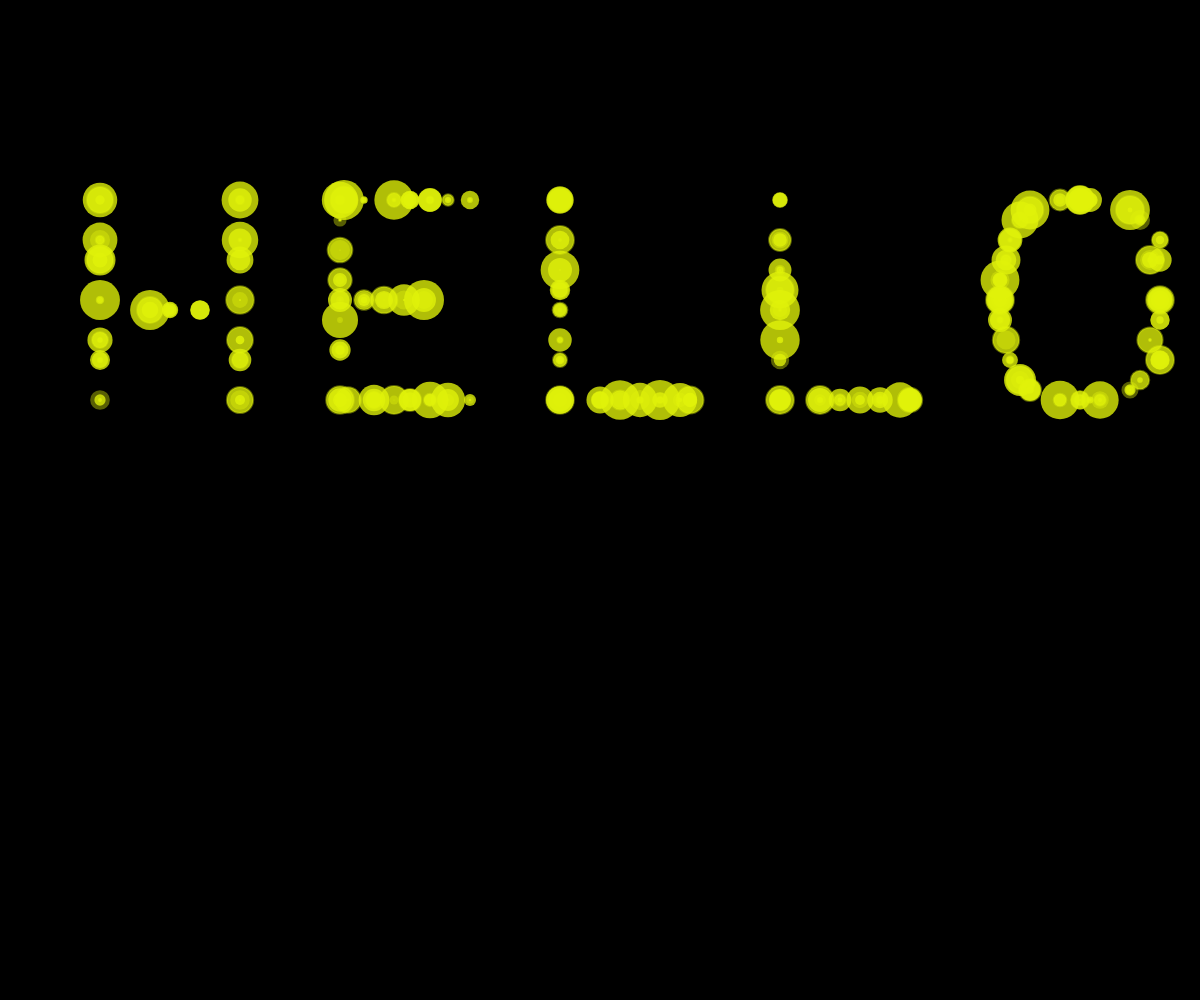
Frame 1 (no input)
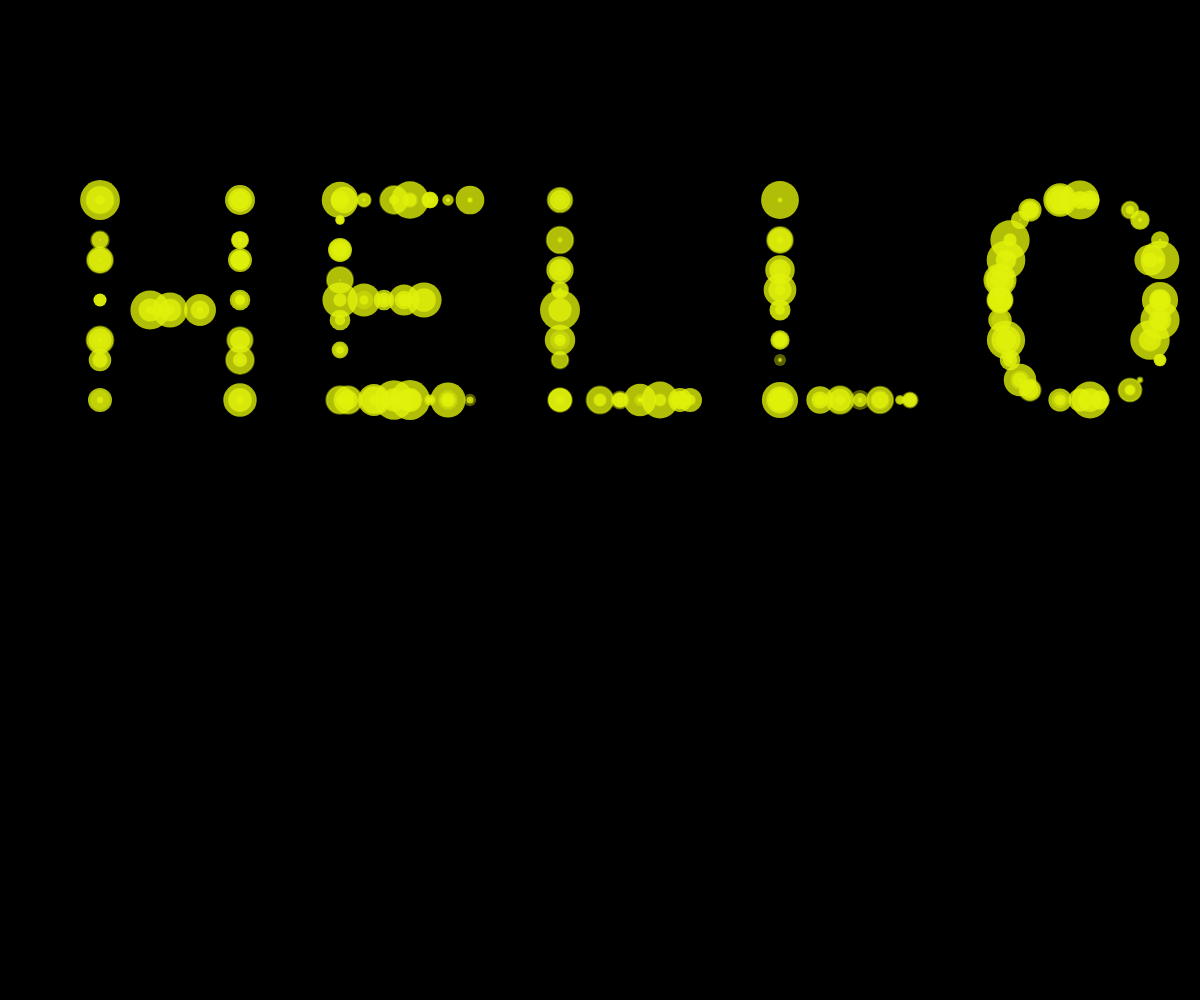
Frame 60 (no input)
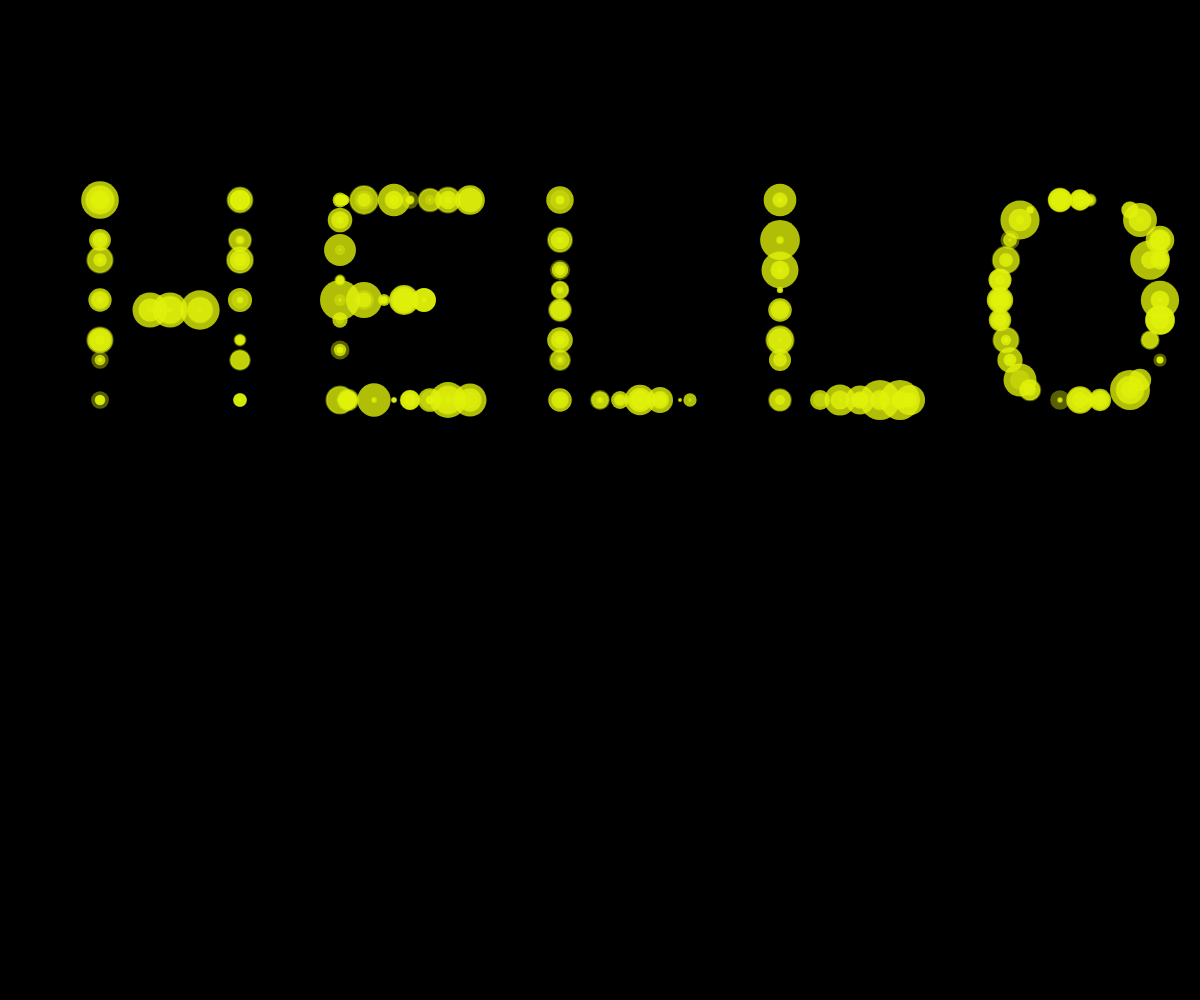
Frame 120 (the mouse pressed at the canvas centre since frame 60)

The p5.js sketch that drew these frames (run headless with seeded random() and noise() and a simulated clock; from frame 60 on, the mouse is pressed at the canvas centre):

// p5.js sketch
// ── sketch.js

// no need to change anything from here ... ----------------------

var letters = {};

var marginLeft = 50;
var marginTop = 100;
var textX = marginLeft;
var textY = 150;
var lineHeight = 150;
var typedText = "HELLO";

var r =  Math.floor(Math.random() * 250);
var g = Math.floor(Math.random() * 250);  
var b =  Math.floor(Math.random() * 250);

function setup() {
	createCanvas(windowWidth, windowHeight);
	initLetters();
	noFill();
	strokeWeight(0);
}

function draw() {
	background(0);
	scale(2);

	textX = marginLeft;
	textY = marginTop + 100;

	randomSeed(4);
	for (var i = 0; i < typedText.length; i++) {
		var c = typedText[i];
		if (letters[c]) {
			push();
			translate(textX, textY);
			var w = letters[c]();
			textX += w;
			pop();
		} else if (c == "\n") {
			textX = marginLeft;
			textY += lineHeight;
		}
	}

	//noLoop();
}

function keyTyped() {
    var k = key;
    if (!letters[k]) {
        k = k.toUpperCase();
    }
    if (letters[k]) {
         
        typedText += k;
    }

	//loop();
}

function keyPressed() {
	if (keyCode == RETURN) {
		typedText += "\n";
	}
	if (keyCode == BACKSPACE || keyCode == DELETE) {
		if (typedText.length > 0) typedText = typedText.slice(0, -1);
	
}

	//loop();
}
// ... to here -----------------------------------------------------


function initLetters() {
	// Add your calls to the letter functions here

	letters = {
		N: draw_N,
		O: draw_O,
		Q: draw_Q,
		U: draw_U,
       G: draw_G,
       H: draw_H,
       I: draw_I,
       J: draw_J,
       K: draw_K,
       L: draw_L,
       M: draw_M,
       S: draw_S,
       R: draw_R,	
		A: draw_A,
		W: draw_W,
       V: draw_V,
       B: draw_B,
       P: draw_P,
       C: draw_C,
       D: draw_D,
       T: draw_T,
		E: draw_E,
       F: draw_F,
       X: draw_X,
       Y: draw_Y,
       Z: draw_Z,
		
		" ": function() { return 30 },
	};
}



// A function for each letter

function draw_N() {
	
	//rect(-15,-100,80,100);
	
	specialEllipse(0,-100,30,30); //top left 
	specialEllipse(0,0,13,13); 
	specialEllipse(0,-5,15,15); //bottom left
	//specialEllipse(50,-100,30,30); //top right
	specialEllipse(50,-20,30,30); //bottom right
	specialEllipse(0,-30,25,25);
   specialEllipse(0,-20,25,25);
	specialEllipse(0,-40,15,15);
	specialEllipse(0,-50,20,20);
	specialEllipse(0,-70,10,10);
   specialEllipse(0,-80,10,10);
	specialEllipse(0,-90,15,15);
	
   specialEllipse(70,-100,10,10);
	specialEllipse(70,-85,20,20);
	specialEllipse(70,-70,18,18);
	specialEllipse(70,-60,11,11);
	specialEllipse(70,-50,15,15);
   specialEllipse(70,-30,15,15);
	specialEllipse(70,-20,25,25);
	specialEllipse(70,0,13,13);

	specialEllipse(50,-35,20,20);
	specialEllipse(33,-47,10,10);
	specialEllipse(28,-56,15,15);
	specialEllipse(23,-67,18,18);
	specialEllipse(18,-75,10,10);
	specialEllipse(15,-80,13,13);

	
	
	

	return 110;
}

function draw_O() {
	
	//rect(30,-100,80,100);
	
   specialEllipse(0, -50, 25);
   specialEllipse(0, -40, 25);
   specialEllipse(3, -30, 15);
   specialEllipse(5, -20, 30);
   specialEllipse(10, -10, 10);
   specialEllipse(15, -5, 20);
   specialEllipse(30, 0, 20);
   specialEllipse(45, 0, 30);

   specialEllipse(80, -50, 25);
   specialEllipse(80, -40, 25);
   specialEllipse(75, -30, 15);
   specialEllipse(80, -20, 30);
   specialEllipse(70, -10, 10);
   specialEllipse(65, -5, 20);
   specialEllipse(50, 0, 20);
   specialEllipse(40, 0, 30);


   specialEllipse(0, -50, 25);
   specialEllipse(0, -60, 25);
   specialEllipse(3, -70, 15);
   specialEllipse(5, -80, 30);
   specialEllipse(10, -90, 10);
   specialEllipse(15, -95, 20);
   specialEllipse(30, -100, 20);
   specialEllipse(45, -100, 30);

   specialEllipse(80, -50, 25);
   specialEllipse(80, -70, 25);
   specialEllipse(75, -70, 15);
   specialEllipse(80, -80, 30);
   specialEllipse(70, -90, 10);
   specialEllipse(65, -95, 20);
   specialEllipse(40, -100, 20);
   specialEllipse(40, -100, 30);


	return 130;
}
function draw_Q() {
	
	//rect(75,-100,80,100);
	
   specialEllipse(0, -50, 25);
   specialEllipse(0, -40, 25);
   specialEllipse(3, -30, 15);
   specialEllipse(5, -20, 30);
   specialEllipse(10, -10, 10);
   specialEllipse(15, -5, 20);
   specialEllipse(30, 0, 20);
   specialEllipse(45, 0, 30);

   specialEllipse(80, -50, 25);
   specialEllipse(80, -40, 25);
   specialEllipse(75, -30, 15);
   specialEllipse(80, -20, 30);
   specialEllipse(70, -10, 10);
   specialEllipse(65, -5, 20);
   specialEllipse(50, 0, 20);
   specialEllipse(40, 0, 30);


   specialEllipse(0, -50, 25);
   specialEllipse(0, -60, 25);
   specialEllipse(3, -70, 15);
   specialEllipse(5, -80, 30);
   specialEllipse(10, -90, 10);
   specialEllipse(15, -95, 20);
   specialEllipse(30, -100, 20);
   specialEllipse(45, -100, 30);

   specialEllipse(80, -50, 25);
   specialEllipse(80, -70, 25);
   specialEllipse(75, -70, 15);
   specialEllipse(80, -80, 30);
   specialEllipse(70, -90, 10);
   specialEllipse(65, -95, 20);
   specialEllipse(40, -100, 20);
   specialEllipse(40, -100, 30);

   specialEllipse(90, 0, 25);
   specialEllipse(80, -10, 15);
   specialEllipse(70, -20, 15);
	specialEllipse(60, -30, 10);
	

	

	return 130;
}

function draw_U() {
	
   specialEllipse(0, -50, 25);
   specialEllipse(0, -40, 25);
   specialEllipse(0, -60, 25);
   specialEllipse(0, -70, 25);
   specialEllipse(0, -80, 25);
   specialEllipse(0, -90, 25);
   specialEllipse(0, -95, 25);
   specialEllipse(0, -100, 25);
   specialEllipse(3, -30, 15);
   specialEllipse(5, -20, 30);
   specialEllipse(10, -10, 10);
   specialEllipse(15, -5, 20);
   specialEllipse(30, 0, 20);
   specialEllipse(45, 0, 30);

   specialEllipse(80, -50, 25);
   specialEllipse(80, -60, 25);
   specialEllipse(80, -70, 25);
   specialEllipse(80, -80, 25);
   specialEllipse(80, -90, 25);
   specialEllipse(80, -95, 25);
   specialEllipse(80, -100, 25);

   specialEllipse(75, -30, 15);
   specialEllipse(80, -20, 30);
   specialEllipse(70, -10, 10);
   specialEllipse(65, -5, 20);
   specialEllipse(50, 0, 20);
   specialEllipse(40, 0, 30);
	
	
	

	

	return 120;
}




function draw_G() {



   specialEllipse(0, -50, 25);
   specialEllipse(0, -40, 25);
   specialEllipse(3, -30, 15);
   specialEllipse(5, -20, 30);
   specialEllipse(10, -10, 10);
   specialEllipse(15, -5, 20);
   specialEllipse(30, 0, 20);
   specialEllipse(45, 0, 30);

   specialEllipse(80, -50, 25);
   specialEllipse(80, -40, 25);
   specialEllipse(75, -30, 15);
   specialEllipse(80, -20, 30);
   specialEllipse(70, -10, 10);
   specialEllipse(65, -5, 20);
   specialEllipse(50, 0, 20);
   specialEllipse(40, 0, 30);



   specialEllipse(75, -40, 20);
   specialEllipse(75, -50, 15);


   specialEllipse(0, -50, 25);
   specialEllipse(0, -60, 25);
   specialEllipse(3, -70, 15);
   specialEllipse(5, -80, 30);
   specialEllipse(10, -90, 10);
   specialEllipse(15, -95, 20);
   specialEllipse(30, -100, 20);
   specialEllipse(45, -100, 30);

   specialEllipse(75, -90, 20);
   specialEllipse(60, -100, 20);
   specialEllipse(45, -100, 30);

   specialEllipse(65, -50, 10);
   specialEllipse(75, -50, 15);
   specialEllipse(60, -50, 10);




       return 130;
}


function draw_H() {


   specialEllipse(0, 0, 20);
   specialEllipse(0, -30, 25);
   specialEllipse(0, -20, 25);
   specialEllipse(0, -50, 15);
   specialEllipse(0, -70, 20);
   specialEllipse(0, -80, 20);
   specialEllipse(0, -100, 30);
   specialEllipse(25, -45, 25);
   specialEllipse(35, -45, 10);

   specialEllipse(70, 0, 20);
   specialEllipse(70, -30, 25);
   specialEllipse(70, -20, 25);
   specialEllipse(70, -50, 25);
   specialEllipse(70, -70, 30);
   specialEllipse(70, -80, 30);

   specialEllipse(50, -45, 25);
   specialEllipse(70, -100, 15);


       return 120;
}


function draw_I() {


   specialEllipse(0, 0, 20);
   specialEllipse(0, -30, 25);
   specialEllipse(0, -20, 25);
   specialEllipse(0, -45, 15);
   specialEllipse(0, -60, 20);
   specialEllipse(0, -80, 20);
   specialEllipse(0, -100, 30);


       return 50;

}

function draw_J() {


   specialEllipse(60, -80, 30);
   specialEllipse(60, -30, 25);
   specialEllipse(60, -100, 20);
   specialEllipse(60, -70, 20);
   specialEllipse(60, -60, 20);
   specialEllipse(60, -50, 20);
   specialEllipse(50, -10, 30);
   specialEllipse(30, 0, 20);
   specialEllipse(0, -50, 10);
   specialEllipse(0, -25, 15);
   specialEllipse(0, -35, 25);
   specialEllipse(10, -15, 15);


       return 110;

}
function draw_K() {


   specialEllipse(15, -45, 20);
   specialEllipse(30, -55, 25);
   specialEllipse(40, -65, 10);
   specialEllipse(50, -75, 20);
   specialEllipse(70, -100, 20);
   specialEllipse(60, -90, 20);
   specialEllipse(0, -100, 15);
   specialEllipse(0, -100, 10);
   specialEllipse(0, -65, 20);
   specialEllipse(0, -75, 20);
   specialEllipse(0, -50, 10);
   specialEllipse(0, -45, 25);
   specialEllipse(0, -25, 25);
   specialEllipse(0,  0, 30);
   specialEllipse(15, -35, 10);
   specialEllipse(35, -35, 20);
   specialEllipse(45, -25, 25);
   specialEllipse(50, -15, 20);
   specialEllipse(70, 0, 25);



       return 120;
}

function draw_L() {


   specialEllipse(0, 0, 25);
   specialEllipse(0, -20, 20);
   specialEllipse(0, -30, 10);
   specialEllipse(0, -45, 20);
   specialEllipse(0, -55, 20);
   specialEllipse(0, -65, 30);
   specialEllipse(0, -80, 30);
   specialEllipse(0, -100, 10);
   specialEllipse(20, 0, 20);
   specialEllipse(30, 0, 10);
   specialEllipse(40, 0, 10);
   specialEllipse(50, 0, 15);
    specialEllipse(60, 0, 15);
   specialEllipse(65, 0, 30);




       return 110;
}


function draw_M() {



   specialEllipse(80, 0, 25);
   specialEllipse(80, -20, 25);
   specialEllipse(80, -10, 30);
   specialEllipse(80, -30, 15);
   specialEllipse(80, -40, 15);
   specialEllipse(80, -50, 10);
   specialEllipse(80, -65, 30);
   specialEllipse(80, -80, 30);
   specialEllipse(80, -100, 15);
   specialEllipse(0, 0, 25);
   specialEllipse(0, -20, 25);
   specialEllipse(0, -10, 30);
   specialEllipse(0, -30, 15);
   specialEllipse(0, -40, 15);
   specialEllipse(0, -50, 10);
   specialEllipse(0, -65, 30);
   specialEllipse(0, -80, 30);
   specialEllipse(0, -100, 15);


   specialEllipse(10, -90, 25);
   specialEllipse(15, -80, 20);
   specialEllipse(20, -70, 20);
   specialEllipse(25, -60, 10);
   specialEllipse(30, -50, 30);
   specialEllipse(35, -45, 10);
   specialEllipse(40, -40, 10);

   specialEllipse(70, -90, 25);
   specialEllipse(65, -80, 20);
   specialEllipse(60, -70, 20);
   specialEllipse(55, -60, 10);
   specialEllipse(50, -50, 30);
   specialEllipse(45, -45, 10);






       return 130;
}
function draw_S() {



   specialEllipse(65, -80, 10);
   specialEllipse(60, -85, 15);
   specialEllipse(60, -90, 30);
   specialEllipse(40, -95, 10);
   specialEllipse(40, -100, 20);
   specialEllipse(40, -100, 10);
   specialEllipse(35, -100, 10);
   specialEllipse(20, -98, 30);
   specialEllipse(19, -95, 20);
   specialEllipse(15, -92, 20);
   specialEllipse(10, -87, 10);
   specialEllipse(7, -85, 15);
   specialEllipse(5, -75, 25);
   specialEllipse(1, -70, 30);
   specialEllipse(0, -65, 30);
   specialEllipse(0, -60, 30);
   specialEllipse(0, -55, 20);
   specialEllipse(0, -50, 25);

   specialEllipse(5, -45, 25);
   specialEllipse(10, -45, 25);
   specialEllipse(15, -45, 30);
   specialEllipse(35, -45, 30);
   specialEllipse(40, -45, 10);
   specialEllipse(45, -45, 20);
   specialEllipse(50, -45, 20);
   specialEllipse(55, -40, 20);
   specialEllipse(60, -42, 10);
   specialEllipse(75, -35, 15);
   specialEllipse(80, -25, 10);
   specialEllipse(75, -35, 10);
   specialEllipse(75, -10, 15);
   specialEllipse(65, -5, 10);
   specialEllipse(60, -3, 10);
   specialEllipse(55, 0, 30);
   specialEllipse(40, 0, 30);

   specialEllipse(35, 0, 20);
   specialEllipse(30, 0, 30);
   specialEllipse(25, -2, 10);
   specialEllipse(20, -5, 10);
   specialEllipse(15, -7, 20);
   specialEllipse(10, -10, 20);
    specialEllipse(5, -12, 30);
   specialEllipse(0, -15, 0);


       return 120;
}
function draw_R() {


   //pionowa kreska
   specialEllipse(0, 0, 20);
   specialEllipse(0, -10, 25);
   specialEllipse(0, -20, 20);
   specialEllipse(0, -30, 25);
   specialEllipse(0, -40, 25);
   specialEllipse(0, -50, 20);
   specialEllipse(0, -60, 15);
   specialEllipse(0, -70, 20);
   specialEllipse(0, -80, 15)
   specialEllipse(0, -90, 15);
   specialEllipse(0, -100, 20);

   //gorny brzuszek
   specialEllipse(10, -100, 15);
   specialEllipse(20, -100, 15);
   specialEllipse(30, -100, 20);
   specialEllipse(40, -95, 20);
   specialEllipse(50, -95, 15);
   specialEllipse(60, -88, 15);
   specialEllipse(70, -75, 20);
   specialEllipse(65, -60, 15);
   specialEllipse(55, -50, 15);
   specialEllipse(40, -45, 20);
   specialEllipse(30, -45, 25);
   specialEllipse(20, -44, 15);
   specialEllipse(10, -45, 15);


   specialEllipse(65, 0, 20);
   specialEllipse(60, -10, 25);
   specialEllipse(55, -20, 15);
   specialEllipse(50, -30, 15);
   specialEllipse(45, -40, 15);


       return 120;
}


function draw_A() {

   // lewe ramię
   specialEllipse(0, 0, 15);
   specialEllipse(4, -8, 15);
   specialEllipse(8, -15, 20);
   specialEllipse(13, -25, 20);
   specialEllipse(20, -40, 25);
   specialEllipse(25, -55, 20);
   specialEllipse(28, -63, 20);
   specialEllipse(31, -75, 15);
   specialEllipse(35, -85, 20);
   specialEllipse(38, -93, 15);
   specialEllipse(40, -100, 15);


   //prawe ramię
   specialEllipse(40, -100, 15);
   specialEllipse(42, -93, 15);
   specialEllipse(45, -85, 20);
   specialEllipse(49, -75, 15);
   specialEllipse(52, -63, 20);
   specialEllipse(57, -55, 20);
   specialEllipse(62, -40, 25);
   specialEllipse(69, -25, 20);
   specialEllipse(74, -15, 20);
   specialEllipse(76, -8, 15);
   specialEllipse(80, 0, 15);


   //mostek
   specialEllipse(35, -40, 20);
   specialEllipse(50, -40, 15);


	return 120;
}

function draw_W() {

   //pionowa kreska
	specialEllipse(0, 0, 20);
   specialEllipse(0, -20, 25);
   specialEllipse(0, -30, 20);
   specialEllipse(0, -40, 25);
   specialEllipse(0, -50, 25);
   specialEllipse(0, -60, 20);
   specialEllipse(0, -70, 15);
   specialEllipse(0, -80, 20);
   specialEllipse(0, -90, 15)
   specialEllipse(0, -100, 15);

   //ukośna lewa
   specialEllipse(0, -10, 20);
   specialEllipse(10, -20, 15);
   specialEllipse(20, -30, 20);
   specialEllipse(30, -40, 25);
   specialEllipse(40, -50, 20);

   //ukośna prawa
   specialEllipse(80, -10, 20);
   specialEllipse(70, -20, 15);
   specialEllipse(60, -30, 20);
   specialEllipse(50, -40, 25);
   specialEllipse(40, -50, 20);


   //pionowa prawa
   specialEllipse(80, 0, 20);
   specialEllipse(80, -20, 25);
   specialEllipse(80, -30, 20);
   specialEllipse(80, -40, 25);
   specialEllipse(80, -50, 25);
   specialEllipse(80, -60, 20);
   specialEllipse(80, -70, 15);
   specialEllipse(80, -80, 20);
   specialEllipse(80, -90, 15);
   specialEllipse(80, -100, 15);

	return 130;
}


function draw_V() {


   // lewe ramię
   specialEllipse(0, -100, 15);
   specialEllipse(4, -93, 15);
   specialEllipse(8, -85, 20);
   specialEllipse(11, -77, 15);
   specialEllipse(16, -65, 20);
   specialEllipse(21, -52, 20);
   specialEllipse(24, -40, 20);
   specialEllipse(27, -32, 15);
   specialEllipse(31, -24, 20);
   specialEllipse(34, -16, 15);
   specialEllipse(37, -8, 15);
   specialEllipse(40, 0, 10);

   //prawe ramię

   specialEllipse(80, -100, 15);
   specialEllipse(77, -93, 15);
   specialEllipse(74, -85, 20);
   specialEllipse(71, -77, 15);
   specialEllipse(67, -65, 20);
   specialEllipse(64, -52, 20);
   specialEllipse(60, -40, 20);
   specialEllipse(56, -32, 15);
   specialEllipse(51, -24, 20);
   specialEllipse(48, -16, 15);
   specialEllipse(44, -8, 15);
   specialEllipse(40, 0, 10);


	return 110;
}


function draw_B() {

   //pionowa kreska
   specialEllipse(0, 0, 20);
   specialEllipse(0, -20, 25);
   specialEllipse(0, -30, 20);
   specialEllipse(0, -40, 25);
   specialEllipse(0, -50, 25);
   specialEllipse(0, -60, 20);
   specialEllipse(0, -70, 15);
   specialEllipse(0, -80, 20);
   specialEllipse(0, -90, 15)
   specialEllipse(0, -100, 15);
   specialEllipse(0, -10, 20);

   //gorny brzuszek
   specialEllipse(8, -100, 15);
   specialEllipse(14, -99, 15);
   specialEllipse(26, -97, 20);
   specialEllipse(36, -94, 20);
   specialEllipse(48, -92, 15);
   specialEllipse(56, -87, 15);
   specialEllipse(60, -75, 20);

   specialEllipse(52, -64, 15);
   specialEllipse(45, -61, 15);
   specialEllipse(36, -59, 20);
   specialEllipse(26, -56, 25);
   specialEllipse(14, -52, 15);
   specialEllipse(8, -50, 15);


   //dolny brzuszek
   specialEllipse(8, -50, 15);
   specialEllipse(14, -49, 15);
   specialEllipse(26, -47, 20);
   specialEllipse(36, -44, 20);
   specialEllipse(48, -42, 15);
   specialEllipse(56, -37, 15);
   specialEllipse(60, -25, 20);

   specialEllipse(52, -14, 15);
   specialEllipse(45, -11, 15);
   specialEllipse(36, -9, 20);
   specialEllipse(26, -6, 25);
   specialEllipse(14, -2, 15);
   specialEllipse(8, 0, 15);


	return 100;
}


function draw_P() {

   //pionowa kreska
   specialEllipse(0, 0, 20);
   specialEllipse(0, -10, 25);
   specialEllipse(0, -20, 20);
   specialEllipse(0, -30, 25);
   specialEllipse(0, -40, 25);
   specialEllipse(0, -50, 20);
   specialEllipse(0, -60, 15);
   specialEllipse(0, -70, 20);
   specialEllipse(0, -80, 15)
   specialEllipse(0, -90, 15);
   specialEllipse(0, -100, 20);

   //gorny brzuszek
   specialEllipse(10, -100, 15);
   specialEllipse(20, -100, 15);
   specialEllipse(30, -100, 20);
   specialEllipse(40, -95, 20);
   specialEllipse(50, -95, 15);
   specialEllipse(60, -88, 15);
   specialEllipse(70, -75, 20);
   specialEllipse(65, -60, 15);
   specialEllipse(55, -50, 15);
   specialEllipse(40, -45, 20);
   specialEllipse(30, -45, 25);
   specialEllipse(20, -44, 15);
   specialEllipse(10, -45, 15);


	return 100;
}



function draw_C() {


   specialEllipse(62, -94, 10);
   specialEllipse(57, -98, 15);

   specialEllipse(50, -100, 15);

   specialEllipse (46, -99, 10);
   specialEllipse (41, -99, 15);
   specialEllipse (30, -94, 15);
   specialEllipse (25, -91, 20);
   specialEllipse (18, -85, 15);
   specialEllipse (13, -78, 15);
   specialEllipse(10, -72, 20);
   specialEllipse(5, -64, 15);
   specialEllipse(2, -58, 20);
   specialEllipse(0, -50, 15);


   specialEllipse (46, -1, 10);
   specialEllipse (41, -1, 15);
   specialEllipse (30, -6, 15);
   specialEllipse (25, -9, 20);
   specialEllipse (18, -15, 15);
   specialEllipse (13, -22, 15);
   specialEllipse(10, -28, 20);
   specialEllipse(5, -36, 15);
   specialEllipse(2, -42, 20);
   specialEllipse(0, -50, 15);

   specialEllipse(57, -2, 15);
   specialEllipse(62, -6, 10);

   specialEllipse(50, 0, 15);


	return 110;
}



function draw_D() {


   specialEllipse(0, -100, 15);
   specialEllipse (20, -99, 10);
   specialEllipse (30, -99, 15);
   specialEllipse (40, -95, 15);
   specialEllipse (45, -91, 20);
   specialEllipse (50, -85, 15);
   specialEllipse (55, -78, 15);
   specialEllipse(50, -72, 20);
   specialEllipse(55, -64, 15);
   specialEllipse(65, -58, 20);
   specialEllipse(65, -50, 15);


   specialEllipse (15, -1, 10);
   specialEllipse (20, -1, 15);
   specialEllipse (25, -6, 15);
   specialEllipse (35, -9, 20);
   specialEllipse (45, -15, 15);
   specialEllipse (50, -22, 15);
   specialEllipse(55, -28, 20);
   specialEllipse(55, -36, 15);
   specialEllipse(60, -42, 20);
   specialEllipse(60, -50, 15);



   specialEllipse(0, 0, 20);
   specialEllipse(0, -8, 15);
   specialEllipse(0, -15, 25);
   specialEllipse(0, -30, 20);
   specialEllipse(0, -40, 25);
   specialEllipse(0, -50, 25);
   specialEllipse(0, -60, 20);
   specialEllipse(0, -70, 15);
   specialEllipse(0, -80, 20);
   specialEllipse(0, -90, 15);
   specialEllipse(0, -100, 15);


	return 100;
}


function draw_T() {

   //pionowa kreska
   specialEllipse(40, 0, 20);
   specialEllipse(40, -20, 25);
   specialEllipse(40, -30, 20);
   specialEllipse(40, -40, 25);
   specialEllipse(40, -50, 25);
   specialEllipse(40, -60, 20);
   specialEllipse(40, -70, 15);
   specialEllipse(40, -80, 20);
   specialEllipse(40, -90, 15);
   specialEllipse(40, -100, 15);
   specialEllipse(40, -10, 20);

   //daszek
   specialEllipse(20, -100, 20);
   specialEllipse(62, -100, 20);
   specialEllipse(35, -100, 20);
   specialEllipse(50, -100, 15);
   specialEllipse(71, -100, 10);
   specialEllipse(80, -100, 25);
   specialEllipse(7, -100, 25);
   specialEllipse(0, -100, 10);



	return 110;
}

function draw_E() {

   specialEllipse (0, 0, 28);
   specialEllipse (0, -60, 16);
   specialEllipse (0, -25, 24);
   specialEllipse (0, -40, 25);
   specialEllipse (0, -50 , 14);
   specialEllipse (0, -100 , 14);
   specialEllipse (0, -90 , 14);
   specialEllipse (0, -75 , 18);


   specialEllipse (17, 0, 20);
   specialEllipse (4, 0, 25);
   specialEllipse (27, 0, 19);
   specialEllipse (35, 0, 15);
   specialEllipse (45, 0, 22);
   specialEllipse (54, 0, 19);
   specialEllipse (65, 0, 15);

   specialEllipse (2, -100, 20);
   specialEllipse (12, -100, 23);
   specialEllipse (27, -100, 18);
   specialEllipse (35, -100, 23);
   specialEllipse (45, -100, 18);
   specialEllipse (54, -100, 13);
   specialEllipse (65, -100, 15);

    specialEllipse (42, -50, 20);
    specialEllipse (22, -50, 27);
    specialEllipse (32, -50, 20);
    specialEllipse (12, -50, 20);



       return 110;
}

function draw_F() {

   specialEllipse (0, 0, 26);
   specialEllipse (0, -40, 30);
   specialEllipse (0, -10, 25);
   specialEllipse (0, -30, 25);
   specialEllipse (0, -50 , 30);
   specialEllipse (0, -100 , 10);
   specialEllipse (0, -80 , 18);
   specialEllipse (0, -70 , 18);

   specialEllipse (10, -100, 20);
   specialEllipse (20, -100, 23);
   specialEllipse (35, -100, 18);
   specialEllipse (43, -100, 23);
   specialEllipse (53, -100, 18);
   specialEllipse (62, -100, 13);
   specialEllipse (73, -100, 15);

    specialEllipse (30, -50, 17);
    specialEllipse (40, -50, 20);
    specialEllipse (20, -50, 20);



       return 100;
}


function draw_X() {
   specialEllipse (0, 0, 25);
   specialEllipse (10, -12, 20);
   specialEllipse (15, -22, 20);
   specialEllipse (20, -30, 15);
   specialEllipse (31, -40, 17);
   specialEllipse (37, -50, 13);
   specialEllipse (44, -60, 13);
   specialEllipse (50, -70, 15);
   specialEllipse (55, -75, 15);
   specialEllipse (62, -80, 16);
   specialEllipse (70, -90, 16);
   specialEllipse (80, -100, 20);

    specialEllipse (0, -100, 20);
   specialEllipse (13, -83, 16);
   specialEllipse (20, -75, 15);
   specialEllipse (26, -69, 15);
   specialEllipse (33, -60, 13);
   specialEllipse (40, -50, 13);
   specialEllipse (47, -40, 17);
   specialEllipse (53, -30, 15);
   specialEllipse (59, -22, 20);
   specialEllipse (65, -12, 20);
   specialEllipse (70, -12, 20);
   specialEllipse (80, 0, 25);

   return 120;
}

function draw_Y() {

   specialEllipse (40, 0, 25);
   specialEllipse (40, -10, 18);
   specialEllipse (40, -20, 15);
   specialEllipse (40, -30, 12);
   specialEllipse (40, -40, 10);

   specialEllipse (45, -55, 10);
   specialEllipse (40, -55, 10);
   specialEllipse (35, -55, 10);
   specialEllipse (30, -60, 10);
   specialEllipse (25, -65, 12);
   specialEllipse (20, -70, 15);
   specialEllipse (15, -75, 18);
   specialEllipse (10, -80, 18);
   specialEllipse (5, -90, 18);
   specialEllipse (0, -100, 19);

   specialEllipse (45, -54, 10);
   specialEllipse (50, -60, 12);
   specialEllipse (55, -65, 15);
   specialEllipse (60, -65, 15);
   specialEllipse (65, -75, 18);
   specialEllipse (70, -84, 18);
   specialEllipse (75, -84, 18);
   specialEllipse (80, -100, 19);


       return 120;
}

function draw_Z() {


   specialEllipse (25, 0, 20);
   specialEllipse (0, 0, 25);
   specialEllipse (5, 0, 25);
   specialEllipse (35, 0, 19);
   specialEllipse (43, 0, 15);
   specialEllipse (53, 0, 22);
   specialEllipse (62, 0, 19);
   specialEllipse (80, 0, 15);

   specialEllipse (16, -20, 20);
   specialEllipse (21, -30, 14);
   specialEllipse (29, -40, 20);
   specialEllipse (37, -50, 20);
   specialEllipse (45, -60, 19);
   specialEllipse (53, -70, 18);
   specialEllipse (62, -80, 25);
   specialEllipse (67, -87, 25);

   specialEllipse (0, -100, 20);
   specialEllipse (20, -100, 23);
   specialEllipse (35, -100, 18);
   specialEllipse (43, -100, 23);
   specialEllipse (53, -100, 18);
   specialEllipse (62, -100, 13);
   specialEllipse (80, -100, 15);


       return 110;
}

function getRGB() {
     r =  Math.floor(Math.random() * 250);
     g = Math.floor(Math.random() * 250);  
     b =  Math.floor(Math.random() * 250);
}

document.addEventListener("DOMContentLoaded", function() {
    this.addEventListener('click', getRGB);
});


function specialEllipse(x, y, w, h) {
	strokeWeight(0);    
	fill(r, g, b,100);
	var w = sin(frameCount * random() / 30 + random(100)) * 5 + 5;
	ellipse(x, y, w, w);

	strokeWeight(0)
    stroke(r,g,b,100);
	fill(r, g, b,200);
	w = sin(frameCount * random() / 20 + random(100)) * 6 + 6;
	ellipse(x, y, w, w);
    
    strokeWeight(1)
    stroke(r,g,b,100);
	//fill(r, g, b,200);
	w = sin(frameCount * random() / 30 + random(100)) * 7 + 7;
	ellipse(x, y, w, w);
    
    strokeWeight(0,5)
    stroke(r,g,b,100);
	//fill(r, g, b,200);
	w = sin(frameCount * random() / 20+ random(100)) * 10 + 10;
	ellipse(x, y, w, w);
}
